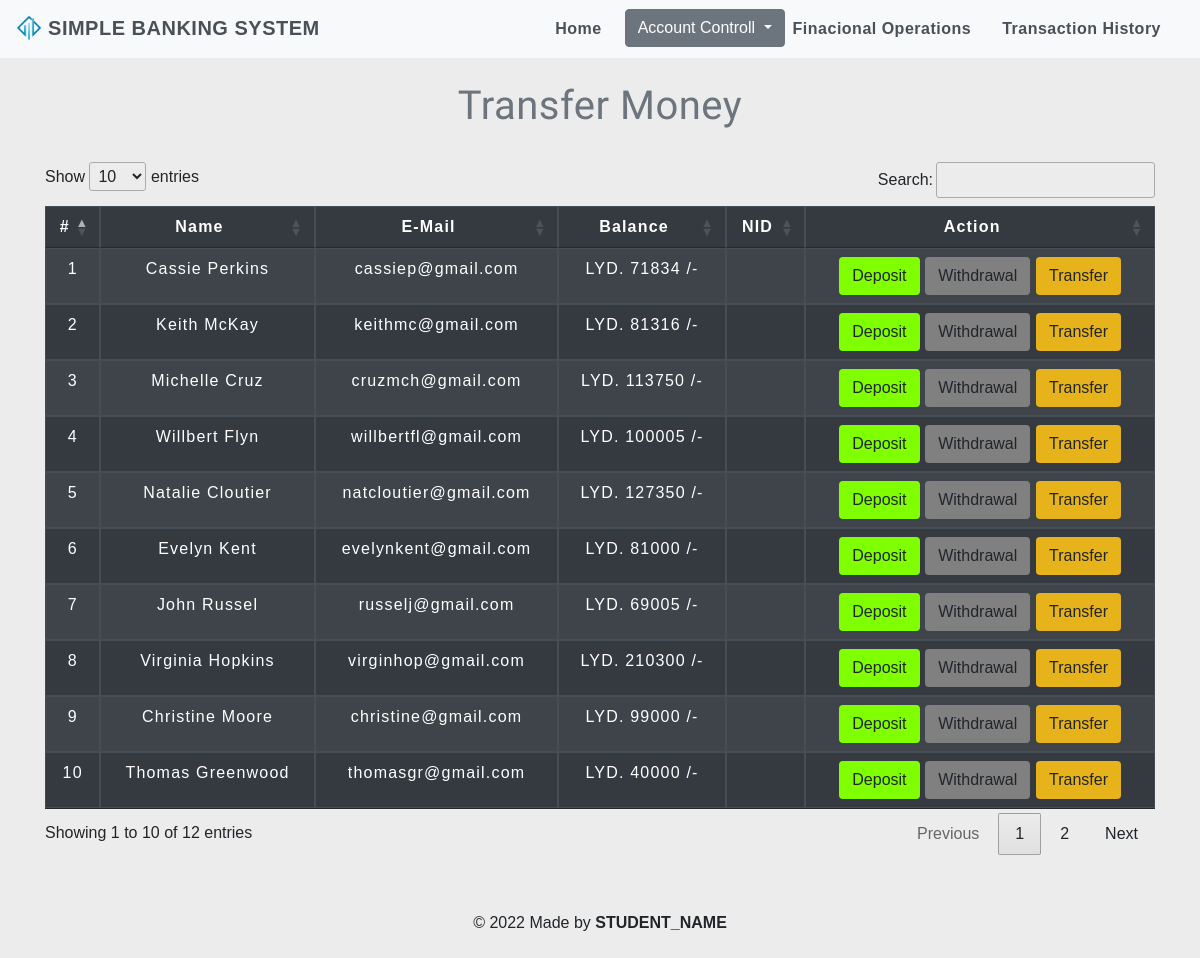
Before: /transfermoney.php with the older database file.
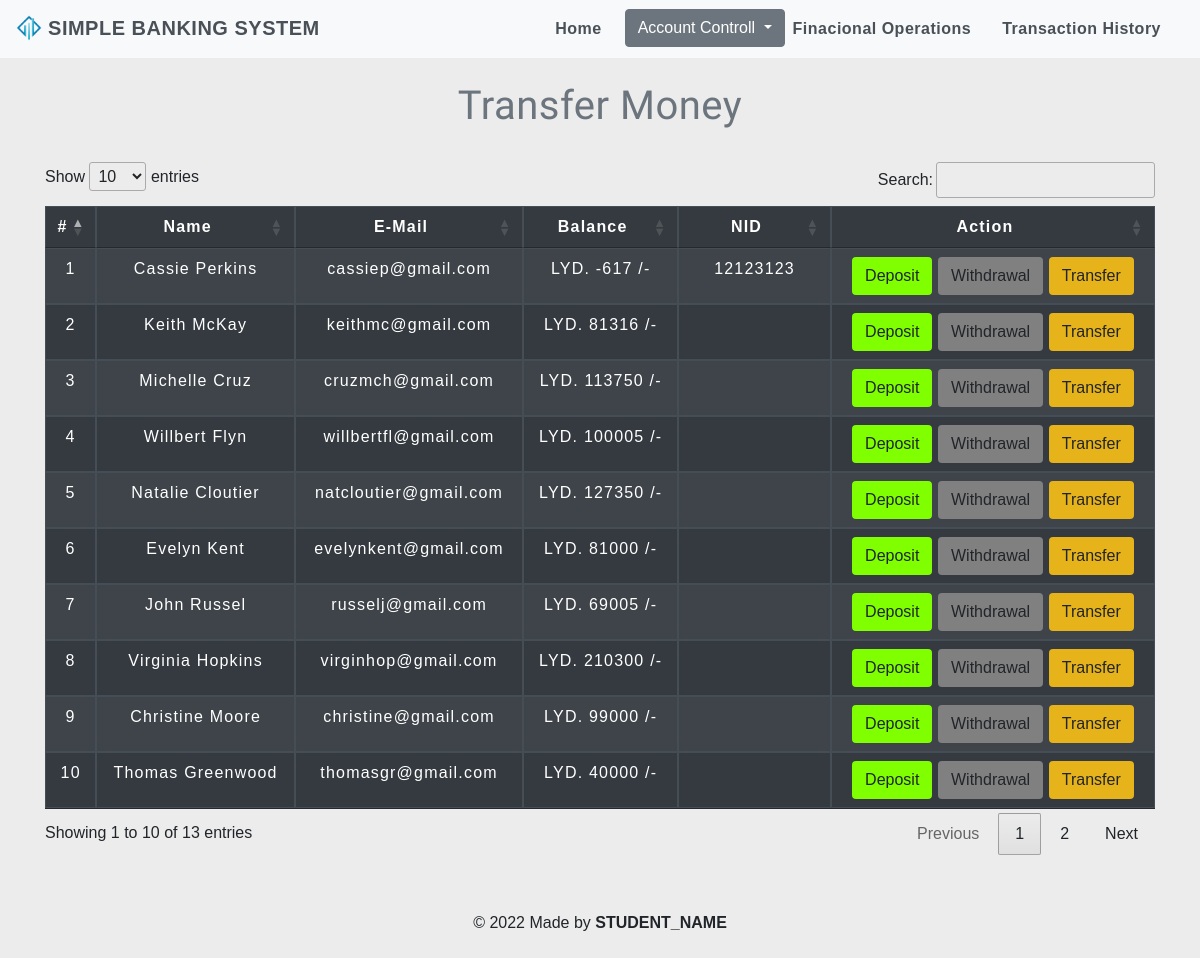
After: the same page with the newer database file.
### tables this page shows
CREATE TABLE `users` (
  `id` int(7) NOT NULL,
  `name` text NOT NULL,
  `email` varchar(30) NOT NULL,
  `gender` varchar(155) NOT NULL,
  `balance` int(8) NOT NULL,
  `nid` varchar(12) DEFAULT NULL,
  `phone` varchar(18) DEFAULT NULL,
  `address` text DEFAULT NULL,
  `notes` text DEFAULT NULL,
  `status` tinyint(2) UNSIGNED NOT NULL DEFAULT 1,
  `checksum` bigint(20) DEFAULT 0,
  `image` text DEFAULT NULL,
  `overDraw` int(12) NOT NULL DEFAULT 0
);

### transfermoney.php (the view, shortened to what this page needs)
<!DOCTYPE html>
<html lang="en">
<head>
    <link rel="stylesheet" href="https://cdn.jsdelivr.net/npm/bootstrap@4.6.2/dist/css/bootstrap.min.css">
    <link rel="stylesheet" type="text/css" href="https://cdn.datatables.net/1.12.1/css/jquery.dataTables.css">
    <link rel="stylesheet" type="text/css" href="css/table.css">
    <link rel="stylesheet" type="text/css" href="css/navbar.css">
</head>
<body style="background-color : #ececec;">
<?php
    include 'config.php';
    $sql = "SELECT * FROM users WHERE status <> 9";
    $result = mysqli_query($conn,$sql);
?>
<?php
  include 'navbar.php';
?>
<div class="container">
        <h2 class="text-center pt-4" style="color : #6c757d;">Transfer Money</h2>
        <br>
            <div class="row">
                <div class="col">
                    <div class="table-responsive-sm">
                    <table id="dtBasicExample" class="table table-hover table-striped table-condensed table-dark table-bordered" cellspacing="0" width="100%" >
                        <thead style="color : white;">
                            <tr>
                            <th scope="col" class="text-center py-2">#</th>
                            <th scope="col" class="text-center py-2">Name</th>
                            <th scope="col" class="text-center py-2">E-Mail</th>
                            <th scope="col" class="text-center py-2">Balance</th>
                            <th scope="col" class="text-center py-2">NID</th>
                            <th scope="col" class="text-center py-2">Action</th>
                            </tr>
                        </thead>
                        <tbody>
                <?php
                    $cnt=1;
                    while($rows=mysqli_fetch_assoc($result)){
                ?>
                    <tr style="color : white;">
                        <td class="py-2"><?php echo $cnt;; ?></td>
                        <td class="py-2"><?php echo $rows['name']?></td>
                        <td class="py-2"><?php echo $rows['email']?></td>
                        <td class="py-2">LYD. <?php echo $rows['balance']?> /-</td>
                        <td class="py-2"><?php echo $rows['nid']?></td>
                        <td>
                        <a href="selecteduserdetail.php?id=<?php echo $rows['id'] ;?>&type=1"> <button type="button" class="btn" style="background-color : #7FFF00;" style="border-radius:0%;">Deposit</button></a>
                        <a href="selecteduserdetail.php?id=<?php echo $rows['id'] ;?>&type=2"> <button type="button" class="btn" style="background-color : grey;" style="border-radius:0%;">Withdrawal</button></a>
                        <a href="selecteduserdetail.php?id=<?php echo $rows['id'] ;?>&type=3"> <button type="button" class="btn" style="background-color : #e6b31a;" style="border-radius:0%;">Transfer</button></a>
                    </td>
                    </tr>
                <?php
                $cnt=$cnt+1;
                    }
                ?>
                        </tbody>
                    </table>
                    </div>
                </div>
            </div>
         </div>
         <?php include 'footer.php'; ?>
</body>
</html>

Changed rows visible on the page:
changed users "Cassie Perkins": balance "71834" → "-617"; nid (not shown) → "12123123"
Other visible differences:
text written by a page script: "Show entries Search: Showing 1 to 10 of 12 entries Previous 1 2 Next" → "Show entries Search: Showing 1 to 10 of 13 entries Previous 1 2 Next"
